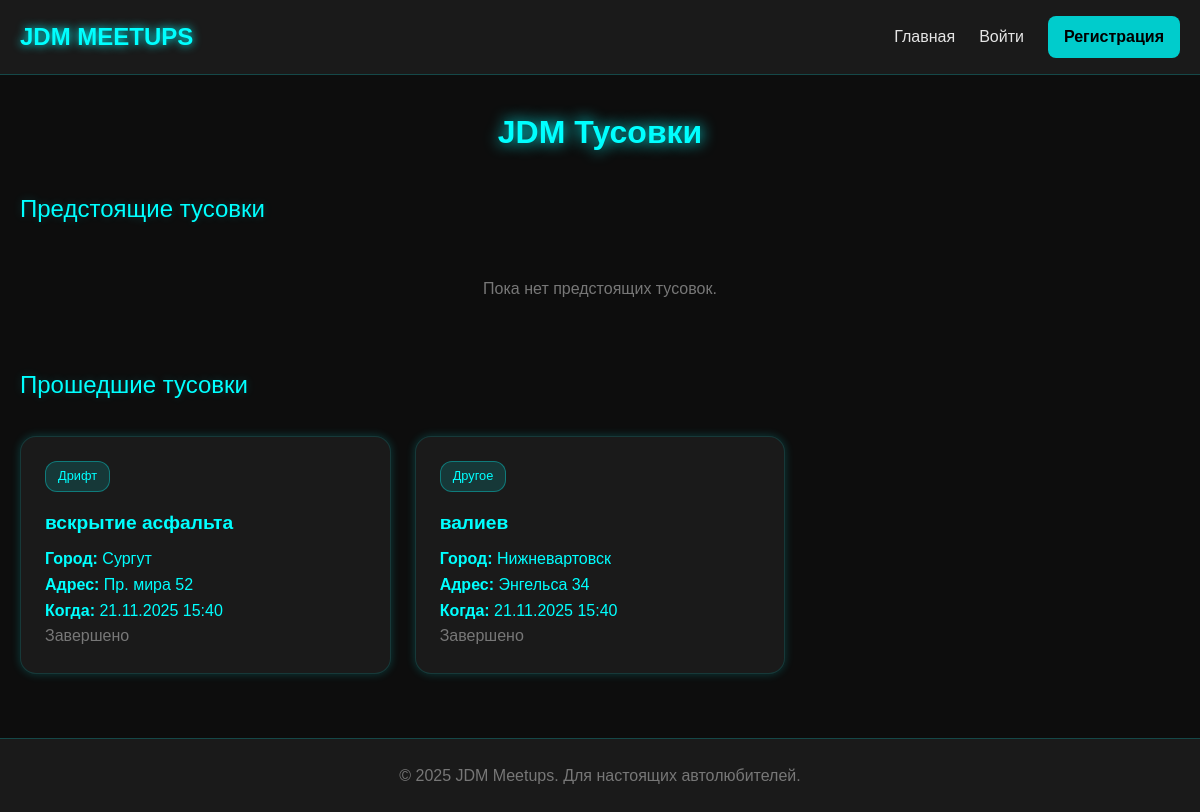
The page / on the database its author committed.
### jdm_meetups/models.py (models this page shows, shortened)
class Meetup(models.Model):
    MEETUP_TYPES = [
        ('drift', 'Дрифт'),
        ('jdm', '🇯JDM встреча'),
        ('show', 'Автошоу'),
        ('race', 'Гонки'),
        ('other', 'Другое'),
    ]
    title = models.CharField(max_length=200, verbose_name='Название')
    description = models.TextField(verbose_name='Описание')
    organizer = models.ForeignKey(CustomUser, on_delete=models.CASCADE, limit_choices_to={'is_organizer': True}, verbose_name='Организатор')
    meetup_type = models.CharField(max_length=20, choices=MEETUP_TYPES, verbose_name='Тип тусовки')
    location = models.CharField(max_length=200, verbose_name='Место проведения')
    city = models.ForeignKey(City, on_delete=models.CASCADE, verbose_name='Город')
    date_time = models.DateTimeField(verbose_name='Дата и время')
    created_at = models.DateTimeField(auto_now_add=True, verbose_name='Дата создания')
    image = models.ImageField(upload_to='meetup_images/', blank=True, null=True, verbose_name='Изображение')
    class Meta:
        verbose_name = 'Тусовка'
        verbose_name_plural = 'Тусовки'
        ordering = ['-date_time']

class City(models.Model):
    name = models.CharField(max_length=100, unique=True, verbose_name='Название города')
    region = models.CharField(max_length=100, blank=True, verbose_name='Регион')
    class Meta:
        verbose_name = 'Город'
        verbose_name_plural = 'Города'
        ordering = ['name']

### jdm_meetups/views.py (the view)
# urls.py: path('', views.home, name='home'),
def home(request):
    now = timezone.now()
    if request.user.is_authenticated and request.user.city:
        user_city = request.user.city
        upcoming_meetups = Meetup.objects.filter(
            date_time__gte=now,
            city=user_city
        ).order_by('date_time')
        past_meetups = Meetup.objects.filter(
            date_time__lt=now,
            city=user_city
        ).order_by('-date_time')
        messages.info(request, f'Показываем тусовки вашего города: {user_city.name}')
    else:
        upcoming_meetups = Meetup.objects.filter(date_time__gte=now).order_by('date_time')
        past_meetups = Meetup.objects.filter(date_time__lt=now).order_by('-date_time')
        if request.user.is_authenticated and not request.user.city:
            messages.warning(request, 'Выберите город в настройках профиля, чтобы видеть тусовки рядом с вами!')
    return render(request, 'home.html', {
        'upcoming_meetups': upcoming_meetups,
        'past_meetups': past_meetups,
        'show_all_cities': not (request.user.is_authenticated and request.user.city)
    })

### templates/home.html (shortened to what this page needs)
{% extends 'base.html' %}
{% block content %}
<h1 style="color: #00ffff; text-align: center; margin-bottom: 2rem; text-shadow: 0 0 15px #00ffff;">
    {% if user.is_authenticated and user.city and not show_all_cities %}
        Тусовки в {{ user.city.name }}
    {% else %}
        JDM Тусовки
    {% endif %}
</h1>
<div class="section-title">Предстоящие тусовки</div>
{% if upcoming_meetups %}
    <div class="card-grid">
        {% for meetup in upcoming_meetups %}
        <a href="{% url 'meetup_detail' meetup.pk %}" style="text-decoration: none;">
            <div class="card">
                <div class="meetup-type">{{ meetup.get_meetup_type_display }}</div>
                <h3 class="card-title">{{ meetup.title }}</h3>
                <p><strong>📍 Город:</strong>
                    {% if meetup.city == user.city %}
                        {{ meetup.city.name }}
                    {% else %}
                        {{ meetup.city.name }}
                    {% endif %}
                </p>
                <p><strong>Адрес:</strong> {{ meetup.location }}</p>
                <p><strong>Когда:</strong> {{ meetup.date_time|date:"d.m.Y H:i" }}</p>
                <p><strong>Организатор:</strong> {{ meetup.organizer.nickname }}</p>
                {% if meetup.image %}
                <img src="{{ meetup.image.url }}" alt="{{ meetup.title }}" style="width: 100%; height: 150px; object-fit: cover; border-radius: 8px; margin-top: 1rem;">
                {% endif %}
            </div>
        </a>
        {% endfor %}
    </div>
{% else %}
    <p class="text-muted" style="text-align: center; padding: 2rem;">
        {% if user.is_authenticated and user.city and not show_all_cities %}
            В вашем городе пока нет предстоящих тусовок.
            <a href="{% url 'toggle_city_filter' %}?show_all=true" style="color: #00ffff;">Посмотреть все города</a>
        {% else %}
            Пока нет предстоящих тусовок.
        {% endif %}
    </p>
{% endif %}
<div class="section-title">Прошедшие тусовки</div>
{% if past_meetups %}
    <div class="card-grid">
        {% for meetup in past_meetups %}
        <a href="{% url 'meetup_detail' meetup.pk %}" style="text-decoration: none;">
            <div class="card">
                <div class="meetup-type">{{ meetup.get_meetup_type_display }}</div>
                <h3 class="card-title">{{ meetup.title }}</h3>
                <p><strong>Город:</strong> {{ meetup.city.name }}</p>
                <p><strong>Адрес:</strong> {{ meetup.location }}</p>
                <p><strong>Когда:</strong> {{ meetup.date_time|date:"d.m.Y H:i" }}</p>
                <p class="text-muted">Завершено</p>
            </div>
        </a>
        {% endfor %}
    </div>
{% endif %}
{% endblock %}

### templates/base.html (style rules this page uses)
* { margin: 0; padding: 0; box-sizing: border-box; }
body { background-color: #0d0d0d; color: #e5e5e5; font-family: 'Arial', sans-serif; min-height: 100vh; line-height: 1.6; }
.card { background: #1a1a1a; border-radius: 1rem; padding: 1.5rem; box-shadow: 0 0 10px #00ffff33; transition: all 0.3s ease; border: 1px solid #00ffff22; height: 100%; }
.card-title { color: #00ffff; margin-bottom: 0.5rem; font-size: 1.2rem; }
.card-grid { display: grid; grid-template-columns: repeat(auto-fill, minmax(300px, 1fr)); gap: 1.5rem; margin: 2rem 0; }
.section-title { color: #00ffff; margin: 2rem 0 1rem 0; font-size: 1.5rem; text-shadow: 0 0 10px #00ffff33; }
.text-muted { color: #777; }
.meetup-type { display: inline-block; background: #00ffff22; color: #00ffff; padding: 4px 12px; border-radius: 12px; font-size: 0.8rem; margin-bottom: 1rem; border: 1px solid #00ffff55; }
a { color: #00ffff; text-decoration: none; transition: all 0.3s ease; }

### rows shown on the page
Meetup: meetup_type "Дрифт", title "вскрытие асфальта", city.name "Сургут", location "Пр. мира 52", date_time "21.11.2025 15:40"
Meetup: meetup_type "Другое", title "валиев", city.name "Нижневартовск", location "Энгельса 34", date_time "21.11.2025 15:40"
